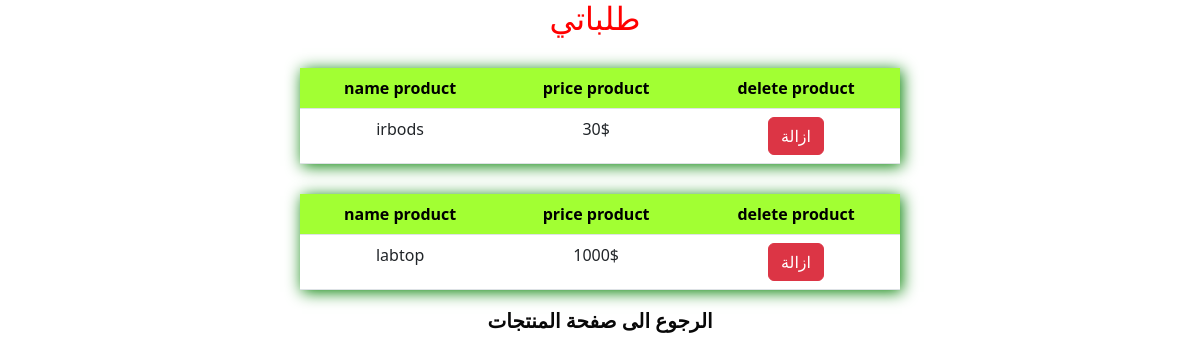
Screenshot of /myorder.php with the database file from the repository.
### tables this page shows
CREATE TABLE `addcard` (
  `id` int(11) NOT NULL,
  `name` varchar(100) NOT NULL,
  `price` varchar(100) NOT NULL
);

### myorder.php (the view, shortened to what this page needs)
<!DOCTYPE html>
<html lang="en">
<head>
<link href="https://cdn.jsdelivr.net/npm/bootstrap@5.2.3/dist/css/bootstrap.min.css" rel="stylesheet">
    <link rel="stylesheet" href="style.css">
</head>
<body>
    <center>
    <h2>
        طلباتي
    </h2>
    </center>
   <?php
   include('config.php');
   $result = mysqli_query($con, "SELECT * FROM addcard");
   while($row = mysqli_fetch_array($result)){
    echo "
    <center>
    <main>
        <table class='table'>
         <thead>
            <tr>
                <th scope='col'>name product</th>
                <th scope='col'>price product</th>
                <th scope='col'>delete product</th>
</tr>
         </thead>
         <tbody>
            <tr>
                <td>$row[name]</td>
                <td>$row[price]</td>
                <td><a href='del.php? id=$row[id]' class='btn btn-danger'>ازالة</a></td>
            </tr>
</tbody>
        </table>
    </main>
</center>
    "
   ;}
   ?>
   <center><a href="checkout.php">الرجوع الى صفحة المنتجات</a></center>
</body>
</html>

### style.css (style rules this page uses)
h2 { font-family: 'cairo', sans-serif; }
a { text-decoration: none; font-size: 20px; color: rgb(8, 8, 8); font-weight: bold; }
body { background-color: rgb(255, 255, 255); }

### myorder.php (style rules this page uses)
main { width: 50%; margin-top : 30px; }
table { box-shadow:2px 2px 15px green; }
thead { background-color: #A2FF33; color: black; text-align:center; }
tbody { text-align:center; }
h2 { color:red; margin-right:10px; text-decoration: none; }

### rows the page displays
addcard: name "irbods", price "30$"
addcard: name "labtop", price "1000$"
